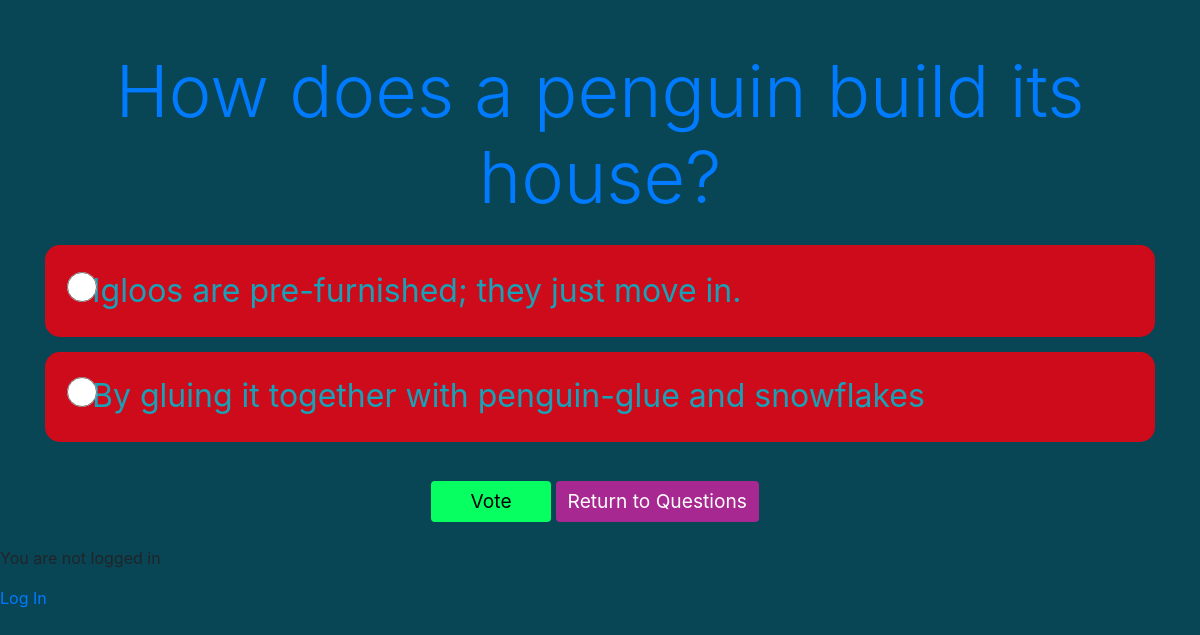
/polls/7, run on the app's committed database.
### polls/models.py (models this page shows, shortened)
class Question(models.Model):
    question_text = models.CharField(max_length=200)
    pub_date = models.DateTimeField('date published')

class Choice(models.Model):
    question = models.ForeignKey(Question, on_delete=models.CASCADE)
    choice_text = models.CharField(max_length=200)
    votes = models.IntegerField(default=0)

### polls/views.py (the view)
# urls.py: path('<int:question_id>', views.detail, name='detail'),
def detail(request, question_id):
    question = get_object_or_404(Question, pk=question_id)
    return render(request, 'polls/details.html', {'question': question})

### polls/templates/polls/details.html (shortened to what this page needs)
<!DOCTYPE html>
<html lang="en">
<head>
    <link rel="stylesheet" href="https://stackpath.bootstrapcdn.com/bootstrap/4.5.2/css/bootstrap.min.css">
</head>
<body>
    <div class="container text-center mt-5">
        <h1 class="display-3 text-primary mb-4">{{ question.question_text }}</h1>
        <form action="{% url 'polls:vote' question.id %}" method="post" class="mb-4">
            {% for choice in question.choice_set.all %}
                <div class="list-group-item">
                    <div class="form-check">
                        <input type="radio" class="form-check-input" name="choice" id="choice{{ forloop.counter }}" value="{{ choice.id }}">
                        <label class="form-check-label text-info" for="choice{{ forloop.counter }}">
                            {{ choice.choice_text }}
                        </label>
                    </div>
                </div>
            {% endfor %}
            <button type="submit" class="btn btn-warning mt-4 btn-vote">Vote</button>
            <a href="/polls" class="btn btn-secondary mt-4 btn-return">Return to Questions</a>
        </form>
    </div>
</body>
{% if user.is_authenticated %}
  Hi {{ user.username }}!
  <p><a href="{% url 'logout' %}">Click Here To Log Out</a></p>
  {% else %}
  <p>You are not logged in</p>
  <a href="{% url 'login' %}">Log In</a>
{% endif %}
</html>

### data on the page
Question: question_text "How does a penguin build its house?"
Choice: choice_text "Igloos are pre-furnished; they just move in."
Choice: choice_text "By gluing it together with penguin-glue and snowflakes"
